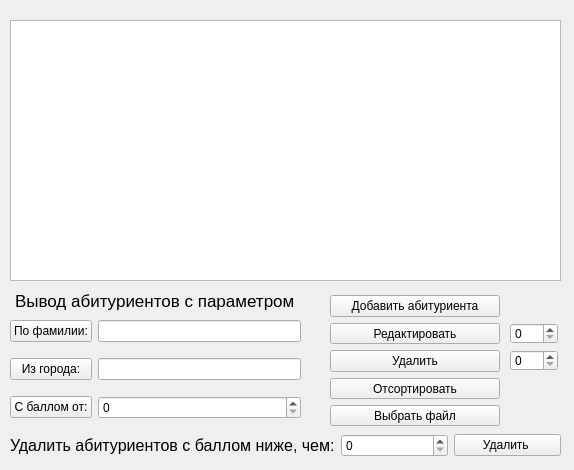
<?xml version="1.0" encoding="UTF-8"?>
<ui version="4.0">
 <class>MainWindow</class>
 <widget class="QMainWindow" name="MainWindow">
  <property name="geometry">
   <rect>
    <x>0</x>
    <y>0</y>
    <width>574</width>
    <height>470</height>
   </rect>
  </property>
  <property name="windowTitle">
   <string>MainWindow</string>
  </property>
  <widget class="QWidget" name="centralwidget">
   <widget class="QTableView" name="enrolleeView">
    <property name="geometry">
     <rect>
      <x>10</x>
      <y>20</y>
      <width>551</width>
      <height>261</height>
     </rect>
    </property>
   </widget>
   <widget class="QSpinBox" name="editSpinBox">
    <property name="geometry">
     <rect>
      <x>510</x>
      <y>323</y>
      <width>48</width>
      <height>21</height>
     </rect>
    </property>
   </widget>
   <widget class="QSpinBox" name="deleteSpinBox">
    <property name="geometry">
     <rect>
      <x>510</x>
      <y>350</y>
      <width>48</width>
      <height>21</height>
     </rect>
    </property>
   </widget>
   <widget class="QLabel" name="label">
    <property name="geometry">
     <rect>
      <x>15</x>
      <y>290</y>
      <width>351</width>
      <height>21</height>
     </rect>
    </property>
    <property name="font">
     <font>
      <pointsize>13</pointsize>
     </font>
    </property>
    <property name="layoutDirection">
     <enum>Qt::LeftToRight</enum>
    </property>
    <property name="text">
     <string>Вывод абитуриентов с параметром</string>
    </property>
    <property name="alignment">
     <set>Qt::AlignLeading|Qt::AlignLeft|Qt::AlignVCenter</set>
    </property>
   </widget>
   <widget class="QWidget" name="verticalLayoutWidget">
    <property name="geometry">
     <rect>
      <x>330</x>
      <y>295</y>
      <width>170</width>
      <height>131</height>
     </rect>
    </property>
    <layout class="QVBoxLayout" name="verticalLayout_4">
     <item>
      <widget class="QPushButton" name="addEnrolleeButton">
       <property name="text">
        <string>Добавить абитуриента</string>
       </property>
      </widget>
     </item>
     <item>
      <widget class="QPushButton" name="editEnrolleeButton">
       <property name="text">
        <string>Редактировать</string>
       </property>
      </widget>
     </item>
     <item>
      <widget class="QPushButton" name="deleteEnrolleeButton">
       <property name="text">
        <string>Удалить</string>
       </property>
      </widget>
     </item>
     <item>
      <widget class="QPushButton" name="sortButton">
       <property name="text">
        <string>Отсортировать</string>
       </property>
      </widget>
     </item>
     <item>
      <widget class="QPushButton" name="fileButton">
       <property name="text">
        <string>Выбрать файл</string>
       </property>
      </widget>
     </item>
    </layout>
   </widget>
   <widget class="QWidget" name="horizontalLayoutWidget">
    <property name="geometry">
     <rect>
      <x>10</x>
      <y>310</y>
      <width>291</width>
      <height>121</height>
     </rect>
    </property>
    <layout class="QHBoxLayout" name="horizontalLayout_2">
     <item>
      <layout class="QVBoxLayout" name="verticalLayout_5">
       <item>
        <widget class="QPushButton" name="aboutEnrolleePushButton">
         <property name="text">
          <string>По фамилии:</string>
         </property>
        </widget>
       </item>
       <item>
        <widget class="QPushButton" name="fromCityPushButton">
         <property name="text">
          <string>Из города:</string>
         </property>
        </widget>
       </item>
       <item>
        <widget class="QPushButton" name="fromScorePushButton">
         <property name="text">
          <string>С баллом от:</string>
         </property>
        </widget>
       </item>
      </layout>
     </item>
     <item>
      <layout class="QVBoxLayout" name="verticalLayout_6">
       <item>
        <widget class="QLineEdit" name="aboutEnrolleeLineEdit"/>
       </item>
       <item>
        <widget class="QLineEdit" name="fromCityLineEdit"/>
       </item>
       <item>
        <widget class="QSpinBox" name="fromScoreSpinBox">
         <property name="maximum">
          <number>400</number>
         </property>
        </widget>
       </item>
      </layout>
     </item>
    </layout>
   </widget>
   <widget class="QWidget" name="horizontalLayoutWidget_3">
    <property name="geometry">
     <rect>
      <x>10</x>
      <y>430</y>
      <width>551</width>
      <height>31</height>
     </rect>
    </property>
    <layout class="QHBoxLayout" name="horizontalLayout_4">
     <item>
      <widget class="QLabel" name="label_2">
       <property name="font">
        <font>
         <pointsize>12</pointsize>
        </font>
       </property>
       <property name="layoutDirection">
        <enum>Qt::LeftToRight</enum>
       </property>
       <property name="text">
        <string>Удалить абитуриентов с баллом ниже, чем:</string>
       </property>
       <property name="alignment">
        <set>Qt::AlignLeading|Qt::AlignLeft|Qt::AlignVCenter</set>
       </property>
      </widget>
     </item>
     <item>
      <widget class="QSpinBox" name="minScoreScoreSpinBox">
       <property name="maximum">
        <number>401</number>
       </property>
      </widget>
     </item>
     <item>
      <widget class="QPushButton" name="deleteApplicantsButton">
       <property name="text">
        <string>Удалить </string>
       </property>
      </widget>
     </item>
    </layout>
   </widget>
  </widget>
  <widget class="QMenuBar" name="menubar">
   <property name="geometry">
    <rect>
     <x>0</x>
     <y>0</y>
     <width>574</width>
     <height>25</height>
    </rect>
   </property>
  </widget>
 </widget>
 <resources/>
 <connections/>
</ui>
